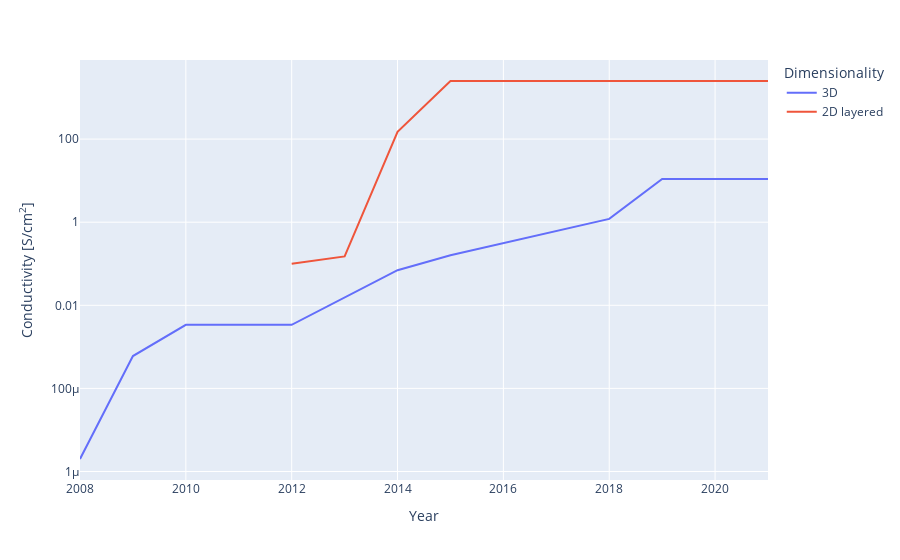

Notebook source saved alongside this figure:
### Code cell
mofs_sorted_3D_cummax = mofs_sorted_3D
mofs_sorted_3D_cummax['cummax_value'] = mofs_sorted_3D_cummax.Value.cummax()
keep_3D = mofs_sorted_3D_cummax['cummax_value']<=mofs_sorted_3D_cummax.Value
mofs_sorted_3D_cummax.loc[~keep_3D, ['Value', 'Name', 'DOI', 'Porosity']] = nan
mofs_sorted_3D_cummax = mofs_sorted_3D_cummax.ffill()
#mofs_sorted_3D_cummax = mofs_sorted_3D_cummax[keep_3D]

mofs_sorted_2D_cummax = mofs_sorted_2D
mofs_sorted_2D_cummax['cummax_value'] = mofs_sorted_2D_cummax.Value.cummax()
keep_2D = mofs_sorted_2D_cummax['cummax_value']<=mofs_sorted_2D_cummax.Value
mofs_sorted_2D_cummax.loc[~keep_2D, ['Value', 'Name', 'DOI', 'Porosity']] = nan
mofs_sorted_2D_cummax = mofs_sorted_2D_cummax.ffill()
#mofs_sorted_2D_cummax = mofs_sorted_2D_cummax[keep_2D]

mofs_sorted_cummax = pd.concat([mofs_sorted_3D_cummax, mofs_sorted_2D_cummax], ignore_index=True)

fig5 = px.line(mofs_sorted_cummax, x='Year', y='Value', color='Dimensionality', hover_data=['Dimensionality','Porosity'], 
                 labels={'Value': "Conductivity [S/cm<sup>2</sup>]"}, hover_name='Name')
fig5.update_traces(hovertemplate='<b>%{hovertext}</b><br><br>Dimensionality=%{customdata[0]}\
                                 <br>Year=%{x}<br>Value=%{y} S/cm<sup>2</sup>\
                                 <br>Porosity=%{customdata[1]} m<sup>2</sup>/g<extra></extra>')
fig5.update_layout(yaxis_type="log")
fig5.show()

### Figure 1 — Plotly figure (JSON) as saved in the notebook; plotly's stock layout.template omitted (floating-point values rounded to 4 significant figures)
{"data": [{"customdata": [["3D", 0.001], ["3D", 0.001], ["3D", 0.001], ["3D", 0.001], ["3D", 214], ["3D", 0.001], ["3D", 614], ["3D", 3], ["3D", 3], ["3D", 3]], "hovertemplate": "<b>%{hovertext}</b><br><br>Dimensionality=%{customdata[0]}                                 <br>Year=%{x}<br>Value=%{y} S/cm<sup>2</sup>                                 <br>Porosity=%{customdata[1]} m<sup>2</sup>/g<extra></extra>", "hovertext": ["Pb3(BHT)", "Cu[Cu(pdt)2]", "I2@Zn3(lac)2(pybz)2", "I2@Zn3(lac)2(pybz)2", "TCNQ@Cu3(BTC)2", "Fe2(dhbq)3", "Fe2(BDT)3 (oxidized)", "Cu2(6-Hmna)(6-mn)", "Cu2(6-Hmna)(6-mn)", "Cu2(6-Hmna)(6-mn)"], "legendgroup": "3D", "line": {"color": "#636efa", "dash": "solid"}, "mode": "lines", "name": "3D", "orientation": "v", "showlegend": true, "type": "scatter", "x": [2008, 2009, 2010, 2012, 2014, 2015, 2018, 2019, 2020, 2021], "xaxis": "x", "y": [2e-06, 0.0006, 0.0034, 0.0034, 0.07, 0.16, 1.2, 10.96, 10.96, 10.96], "yaxis": "y"}, {"customdata": [["2D layered", 306], ["2D layered", 0.001], ["2D layered", 0.001], ["2D layered", 0.001], ["2D layered", 0.001], ["2D layered", 0.001], ["2D layered", 0.001], ["2D layered", 0.001], ["2D layered", 0.001]], "hovertemplate": "<b>%{hovertext}</b><br><br>Dimensionality=%{customdata[0]}                                 <br>Year=%{x}<br>Value=%{y} S/cm<sup>2</sup>                                 <br>Porosity=%{customdata[1]} m<sup>2</sup>/g<extra></extra>", "hovertext": ["Cu3(HOTP)2", "Ni3(BHT)2", "Ni3(BHT)2 oxidized", "Cu3(BHT)", "Cu3(BHT)", "Cu3(BHT)", "Cu3(BHT)", "Cu3(BHT)", "Cu3(BHT)"], "legendgroup": "2D layered", "line": {"color": "#EF553B", "dash": "solid"}, "mode": "lines", "name": "2D layered", "orientation": "v", "showlegend": true, "type": "scatter", "x": [2012, 2013, 2014, 2015, 2017, 2018, 2019, 2020, 2021], "xaxis": "x", "y": [0.1, 0.15, 150, 2500, 2500, 2500, 2500, 2500, 2500], "yaxis": "y"}], "layout": {"autosize": true, "legend": {"title": {"text": "Dimensionality"}, "tracegroupgap": 0}, "margin": {"t": 60}, "xaxis": {"anchor": "y", "autorange": true, "domain": [0, 1], "range": [2008, 2021], "title": {"text": "Year"}, "type": "linear"}, "yaxis": {"anchor": "x", "autorange": true, "domain": [0, 1], "range": [-6.204, 3.903], "title": {"text": "Conductivity [S/cm<sup>2</sup>]"}, "type": "log"}}}
